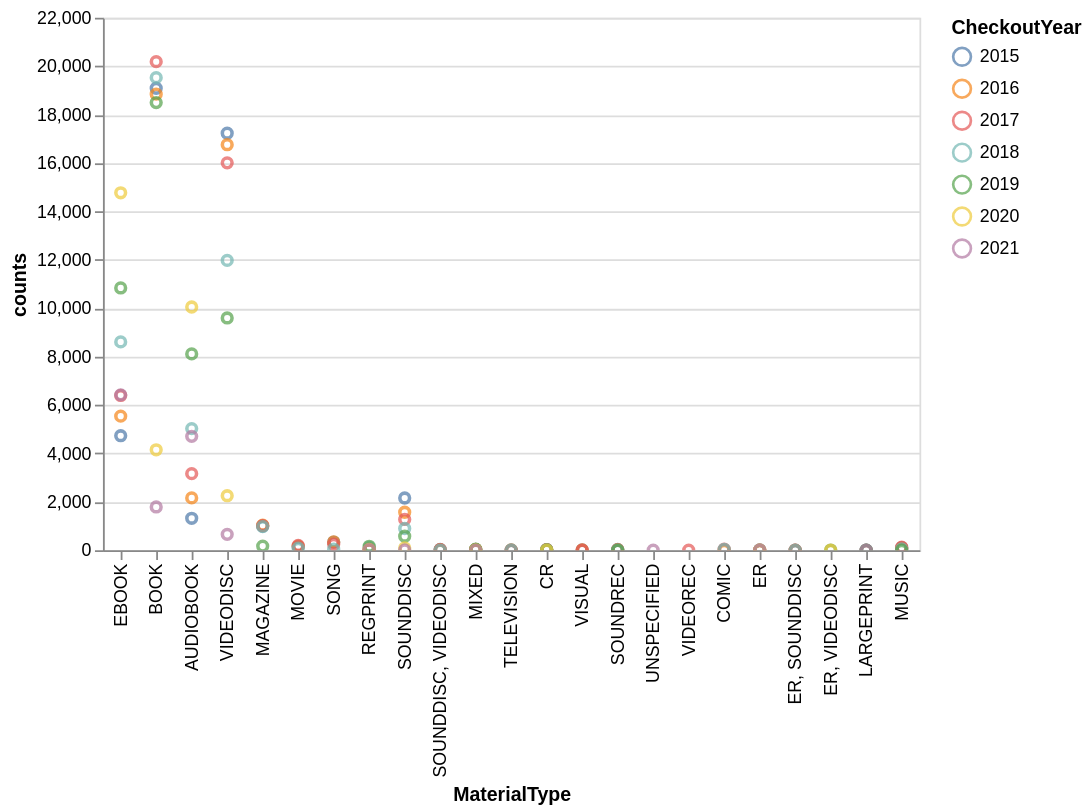

Notebook code cell kept with this figure:
### Code cell
alt.Chart(seattle_material_grouped).mark_point().encode(
    x=alt.X('MaterialType', sort='-y'),
    y='counts',
    color='CheckoutYear:N',
    tooltip=['MaterialType', 'counts', 'CheckoutYear']
).interactive()

### Figure 1 — Vega-Lite specification as saved in the notebook (floating-point values rounded to 4 significant figures)
{"config": {"view": {"continuousWidth": 300, "continuousHeight": 300}}, "data": {"name": "data-73b297576c9ecbb755844259deeb97e5"}, "mark": {"type": "point"}, "encoding": {"color": {"field": "CheckoutYear", "type": "nominal"}, "tooltip": [{"field": "MaterialType", "type": "nominal"}, {"field": "counts", "type": "quantitative"}, {"field": "CheckoutYear", "type": "quantitative"}], "x": {"field": "MaterialType", "sort": "-y", "type": "nominal"}, "y": {"field": "counts", "type": "quantitative"}}, "params": [{"name": "param_2", "select": {"type": "interval", "encodings": ["x", "y"]}, "bind": "scales"}], "$schema": "https://vega.github.io/schema/vega-lite/v5.20.1.json", "datasets": {"data-73b297576c9ecbb755844259deeb97e5": [{"MaterialType": "AUDIOBOOK", "CheckoutYear": 2015, "counts": 1321}, {"MaterialType": "AUDIOBOOK", "CheckoutYear": 2016, "counts": 2163}, {"MaterialType": "AUDIOBOOK", "CheckoutYear": 2017, "counts": 3164}, {"MaterialType": "AUDIOBOOK", "CheckoutYear": 2018, "counts": 5027}, {"MaterialType": "AUDIOBOOK", "CheckoutYear": 2019, "counts": 8111}, {"MaterialType": "AUDIOBOOK", "CheckoutYear": 2020, "counts": 10050}, {"MaterialType": "AUDIOBOOK", "CheckoutYear": 2021, "counts": 4706}, {"MaterialType": "BOOK", "CheckoutYear": 2015, "counts": 19087}, {"MaterialType": "BOOK", "CheckoutYear": 2016, "counts": 18844}, {"MaterialType": "BOOK", "CheckoutYear": 2017, "counts": 20187}, {"MaterialType": "BOOK", "CheckoutYear": 2018, "counts": 19524}, {"MaterialType": "BOOK", "CheckoutYear": 2019, "counts": 18495}, {"MaterialType": "BOOK", "CheckoutYear": 2020, "counts": 4151}, {"MaterialType": "BOOK", "CheckoutYear": 2021, "counts": 1788}, {"MaterialType": "COMIC", "CheckoutYear": 2016, "counts": 1}, {"MaterialType": "COMIC", "CheckoutYear": 2017, "counts": 43}, {"MaterialType": "COMIC", "CheckoutYear": 2018, "counts": 39}, {"MaterialType": "CR", "CheckoutYear": 2015, "counts": 24}, {"MaterialType": "CR", "CheckoutYear": 2016, "counts": 25}, {"MaterialType": "CR", "CheckoutYear": 2017, "counts": 24}, {"MaterialType": "CR", "CheckoutYear": 2018, "counts": 18}, {"MaterialType": "CR", "CheckoutYear": 2019, "counts": 17}, {"MaterialType": "CR", "CheckoutYear": 2020, "counts": 4}, {"MaterialType": "EBOOK", "CheckoutYear": 2015, "counts": 4732}, {"MaterialType": "EBOOK", "CheckoutYear": 2016, "counts": 5540}, {"MaterialType": "EBOOK", "CheckoutYear": 2017, "counts": 6394}, {"MaterialType": "EBOOK", "CheckoutYear": 2018, "counts": 8607}, {"MaterialType": "EBOOK", "CheckoutYear": 2019, "counts": 10837}, {"MaterialType": "EBOOK", "CheckoutYear": 2020, "counts": 14769}, {"MaterialType": "EBOOK", "CheckoutYear": 2021, "counts": 6420}, {"MaterialType": "ER", "CheckoutYear": 2015, "counts": 8}, {"MaterialType": "ER", "CheckoutYear": 2016, "counts": 1}, {"MaterialType": "ER", "CheckoutYear": 2017, "counts": 10}, {"MaterialType": "ER", "CheckoutYear": 2018, "counts": 11}, {"MaterialType": "ER", "CheckoutYear": 2020, "counts": 2}, {"MaterialType": "ER", "CheckoutYear": 2021, "counts": 2}, {"MaterialType": "ER, SOUNDDISC", "CheckoutYear": 2015, "counts": 1}, {"MaterialType": "ER, SOUNDDISC", "CheckoutYear": 2016, "counts": 2}, {"MaterialType": "ER, SOUNDDISC", "CheckoutYear": 2017, "counts": 6}, {"MaterialType": "ER, SOUNDDISC", "CheckoutYear": 2018, "counts": 1}, {"MaterialType": "ER, VIDEODISC", "CheckoutYear": 2019, "counts": 8}, {"MaterialType": "ER, VIDEODISC", "CheckoutYear": 2020, "counts": 1}, {"MaterialType": "LARGEPRINT", "CheckoutYear": 2015, "counts": 6}, {"MaterialType": "LARGEPRINT", "CheckoutYear": 2017, "counts": 1}, {"MaterialType": "LARGEPRINT", "CheckoutYear": 2018, "counts": 9}, {"MaterialType": "LARGEPRINT", "CheckoutYear": 2019, "counts": 2}, {"MaterialType": "LARGEPRINT", "CheckoutYear": 2021, "counts": 1}, {"MaterialType": "MAGAZINE", "CheckoutYear": 2015, "counts": 1001}, {"MaterialType": "MAGAZINE", "CheckoutYear": 2016, "counts": 1033}, {"MaterialType": "MAGAZINE", "CheckoutYear": 2017, "counts": 1014}, {"MaterialType": "MAGAZINE", "CheckoutYear": 2018, "counts": 977}, {"MaterialType": "MAGAZINE", "CheckoutYear": 2019, "counts": 172}, {"MaterialType": "MIXED", "CheckoutYear": 2015, "counts": 24}, {"MaterialType": "MIXED", "CheckoutYear": 2016, "counts": 33}, {"MaterialType": "MIXED", "CheckoutYear": 2017, "counts": 32}, {"MaterialType": "MIXED", "CheckoutYear": 2018, "counts": 36}, {"MaterialType": "MIXED", "CheckoutYear": 2019, "counts": 46}, {"MaterialType": "MIXED", "CheckoutYear": 2020, "counts": 19}, {"MaterialType": "MIXED", "CheckoutYear": 2021, "counts": 5}, {"MaterialType": "MOVIE", "CheckoutYear": 2015, "counts": 143}, {"MaterialType": "MOVIE", "CheckoutYear": 2016, "counts": 172}, {"MaterialType": "MOVIE", "CheckoutYear": 2017, "counts": 198}, {"MaterialType": "MOVIE", "CheckoutYear": 2018, "counts": 83}, {"MaterialType": "MUSIC", "CheckoutYear": 2015, "counts": 105}, {"MaterialType": "MUSIC", "CheckoutYear": 2016, "counts": 97}, {"MaterialType": "MUSIC", "CheckoutYear": 2017, "counts": 125}, {"MaterialType": "MUSIC", "CheckoutYear": 2018, "counts": 54}, {"MaterialType": "MUSIC", "CheckoutYear": 2019, "counts": 1}, {"MaterialType": "REGPRINT", "CheckoutYear": 2015, "counts": 26}, {"MaterialType": "REGPRINT", "CheckoutYear": 2016, "counts": 46}, {"MaterialType": "REGPRINT", "CheckoutYear": 2017, "counts": 32}, {"MaterialType": "REGPRINT", "CheckoutYear": 2018, "counts": 114}, {"MaterialType": "REGPRINT", "CheckoutYear": 2019, "counts": 164}, {"MaterialType": "REGPRINT", "CheckoutYear": 2020, "counts": 36}, {"MaterialType": "REGPRINT", "CheckoutYear": 2021, "counts": 29}, {"MaterialType": "SONG", "CheckoutYear": 2015, "counts": 339}, {"MaterialType": "SONG", "CheckoutYear": 2016, "counts": 345}, {"MaterialType": "SONG", "CheckoutYear": 2017, "counts": 248}, {"MaterialType": "SONG", "CheckoutYear": 2018, "counts": 43}, {"MaterialType": "SOUNDDISC", "CheckoutYear": 2015, "counts": 2159}, {"MaterialType": "SOUNDDISC", "CheckoutYear": 2016, "counts": 1570}, {"MaterialType": "SOUNDDISC", "CheckoutYear": 2017, "counts": 1275}, {"MaterialType": "SOUNDDISC", "CheckoutYear": 2018, "counts": 899}, {"MaterialType": "SOUNDDISC", "CheckoutYear": 2019, "counts": 580}, {"MaterialType": "SOUNDDISC", "CheckoutYear": 2020, "counts": 98}, {"MaterialType": "SOUNDDISC", "CheckoutYear": 2021, "counts": 12}, {"MaterialType": "SOUNDDISC, VIDEODISC", "CheckoutYear": 2015, "counts": 38}, {"MaterialType": "SOUNDDISC, VIDEODISC", "CheckoutYear": 2016, "counts": 21}, {"MaterialType": "SOUNDDISC, VIDEODISC", "CheckoutYear": 2017, "counts": 24}, {"MaterialType": "SOUNDDISC, VIDEODISC", "CheckoutYear": 2018, "counts": 6}, {"MaterialType": "SOUNDREC", "CheckoutYear": 2015, "counts": 34}, {"MaterialType": "SOUNDREC", "CheckoutYear": 2016, "counts": 26}, {"MaterialType": "SOUNDREC", "CheckoutYear": 2017, "counts": 13}, {"MaterialType": "SOUNDREC", "CheckoutYear": 2018, "counts": 6}, {"MaterialType": "SOUNDREC", "CheckoutYear": 2019, "counts": 3}, {"MaterialType": "TELEVISION", "CheckoutYear": 2015, "counts": 7}, {"MaterialType": "TELEVISION", "CheckoutYear": 2016, "counts": 17}, {"MaterialType": "TELEVISION", "CheckoutYear": 2017, "counts": 5}, {"MaterialType": "TELEVISION", "CheckoutYear": 2018, "counts": 10}, {"MaterialType": "UNSPECIFIED", "CheckoutYear": 2021, "counts": 2}, {"MaterialType": "VIDEODISC", "CheckoutYear": 2015, "counts": 17230}, {"MaterialType": "VIDEODISC", "CheckoutYear": 2016, "counts": 16755}, {"MaterialType": "VIDEODISC", "CheckoutYear": 2017, "counts": 16006}, {"MaterialType": "VIDEODISC", "CheckoutYear": 2018, "counts": 11975}, {"MaterialType": "VIDEODISC", "CheckoutYear": 2019, "counts": 9596}, {"MaterialType": "VIDEODISC", "CheckoutYear": 2020, "counts": 2253}, {"MaterialType": "VIDEODISC", "CheckoutYear": 2021, "counts": 658}, {"MaterialType": "VIDEOREC", "CheckoutYear": 2017, "counts": 2}, {"MaterialType": "VISUAL", "CheckoutYear": 2015, "counts": 13}, {"MaterialType": "VISUAL", "CheckoutYear": 2016, "counts": 14}, {"MaterialType": "VISUAL", "CheckoutYear": 2017, "counts": 4}]}}
